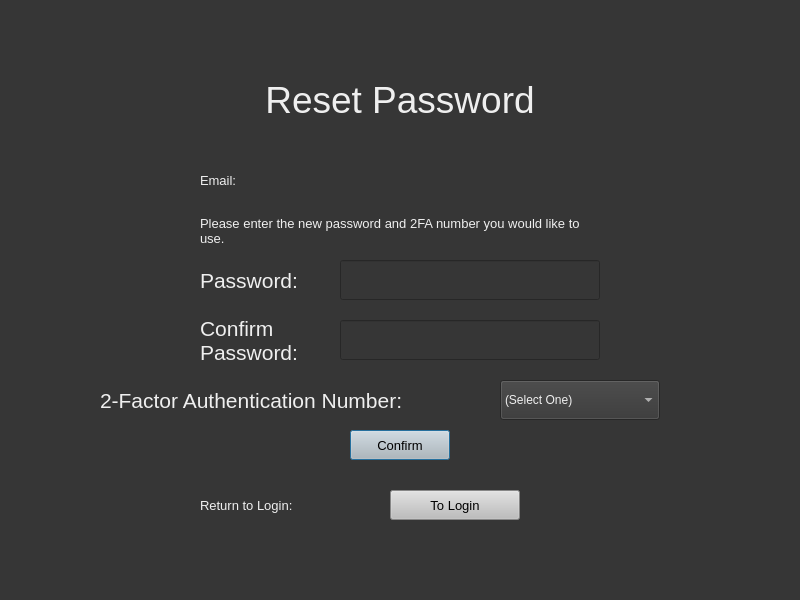
<?xml version="1.0" encoding="UTF-8"?>
<ui version="4.0">
 <class>Dialog</class>
 <widget class="QDialog" name="Dialog">
  <property name="enabled">
   <bool>true</bool>
  </property>
  <property name="geometry">
   <rect>
    <x>0</x>
    <y>0</y>
    <width>800</width>
    <height>600</height>
   </rect>
  </property>
  <property name="windowTitle">
   <string>Dialog</string>
  </property>
  <property name="styleSheet">
   <string notr="true">background-color: rgb(54, 54, 54);</string>
  </property>
  <widget class="QLabel" name="label">
   <property name="geometry">
    <rect>
     <x>200</x>
     <y>50</y>
     <width>400</width>
     <height>100</height>
    </rect>
   </property>
   <property name="styleSheet">
    <string notr="true">color: rgb(239, 239, 239);
font-size:28pt;</string>
   </property>
   <property name="text">
    <string>Reset Password</string>
   </property>
   <property name="alignment">
    <set>Qt::AlignCenter</set>
   </property>
  </widget>
  <widget class="QLabel" name="label_2">
   <property name="geometry">
    <rect>
     <x>200</x>
     <y>260</y>
     <width>131</width>
     <height>40</height>
    </rect>
   </property>
   <property name="styleSheet">
    <string notr="true">color: rgb(239, 239, 239);
font-size:16pt;</string>
   </property>
   <property name="text">
    <string>Password:</string>
   </property>
  </widget>
  <widget class="QPushButton" name="confirmButton">
   <property name="geometry">
    <rect>
     <x>350</x>
     <y>430</y>
     <width>100</width>
     <height>30</height>
    </rect>
   </property>
   <property name="styleSheet">
    <string notr="true">background-color: rgb(189, 189, 189);
font-size: 10pt ;</string>
   </property>
   <property name="text">
    <string>Confirm</string>
   </property>
  </widget>
  <widget class="QLineEdit" name="password">
   <property name="geometry">
    <rect>
     <x>340</x>
     <y>260</y>
     <width>260</width>
     <height>40</height>
    </rect>
   </property>
   <property name="styleSheet">
    <string notr="true">font-size: 14pt;
color: rgb(239, 239, 239);</string>
   </property>
   <property name="text">
    <string/>
   </property>
  </widget>
  <widget class="QLabel" name="label_4">
   <property name="geometry">
    <rect>
     <x>200</x>
     <y>210</y>
     <width>400</width>
     <height>41</height>
    </rect>
   </property>
   <property name="styleSheet">
    <string notr="true">color: rgb(239, 239, 239);
font-size:10pt;</string>
   </property>
   <property name="text">
    <string>Please enter the new password and 2FA number you would like to use.</string>
   </property>
   <property name="wordWrap">
    <bool>true</bool>
   </property>
  </widget>
  <widget class="QPushButton" name="loginButton">
   <property name="geometry">
    <rect>
     <x>390</x>
     <y>490</y>
     <width>130</width>
     <height>30</height>
    </rect>
   </property>
   <property name="styleSheet">
    <string notr="true">background-color: rgb(189, 189, 189);
font-size: 10pt ;</string>
   </property>
   <property name="text">
    <string>To Login</string>
   </property>
  </widget>
  <widget class="QLabel" name="label_5">
   <property name="geometry">
    <rect>
     <x>200</x>
     <y>490</y>
     <width>190</width>
     <height>30</height>
    </rect>
   </property>
   <property name="styleSheet">
    <string notr="true">color: rgb(239, 239, 239);
font-size:10pt;</string>
   </property>
   <property name="text">
    <string>Return to Login:</string>
   </property>
  </widget>
  <widget class="QLabel" name="label_6">
   <property name="geometry">
    <rect>
     <x>200</x>
     <y>170</y>
     <width>200</width>
     <height>21</height>
    </rect>
   </property>
   <property name="styleSheet">
    <string notr="true">color: rgb(239, 239, 239);
font-size:10pt;</string>
   </property>
   <property name="text">
    <string>Email:</string>
   </property>
   <property name="wordWrap">
    <bool>true</bool>
   </property>
  </widget>
  <widget class="QLabel" name="email">
   <property name="geometry">
    <rect>
     <x>400</x>
     <y>170</y>
     <width>200</width>
     <height>21</height>
    </rect>
   </property>
   <property name="styleSheet">
    <string notr="true">color: rgb(239, 239, 239);
font-size:10pt;</string>
   </property>
   <property name="text">
    <string/>
   </property>
   <property name="wordWrap">
    <bool>true</bool>
   </property>
  </widget>
  <widget class="QLabel" name="label_3">
   <property name="geometry">
    <rect>
     <x>200</x>
     <y>300</y>
     <width>131</width>
     <height>80</height>
    </rect>
   </property>
   <property name="styleSheet">
    <string notr="true">color: rgb(239, 239, 239);
font-size:16pt;</string>
   </property>
   <property name="text">
    <string>Confirm Password:</string>
   </property>
   <property name="wordWrap">
    <bool>true</bool>
   </property>
  </widget>
  <widget class="QLineEdit" name="passwordConfirm">
   <property name="geometry">
    <rect>
     <x>340</x>
     <y>320</y>
     <width>260</width>
     <height>40</height>
    </rect>
   </property>
   <property name="styleSheet">
    <string notr="true">font-size: 14pt;
color: rgb(239, 239, 239);</string>
   </property>
  </widget>
  <widget class="QComboBox" name="selection2FA">
   <property name="geometry">
    <rect>
     <x>500</x>
     <y>380</y>
     <width>160</width>
     <height>40</height>
    </rect>
   </property>
   <property name="styleSheet">
    <string notr="true">color: rgb(239, 239, 239);</string>
   </property>
   <item>
    <property name="text">
     <string>(Select One)</string>
    </property>
   </item>
   <item>
    <property name="text">
     <string>1</string>
    </property>
   </item>
   <item>
    <property name="text">
     <string>2</string>
    </property>
   </item>
   <item>
    <property name="text">
     <string>3</string>
    </property>
   </item>
  </widget>
  <widget class="QLabel" name="label_7">
   <property name="geometry">
    <rect>
     <x>100</x>
     <y>380</y>
     <width>400</width>
     <height>40</height>
    </rect>
   </property>
   <property name="styleSheet">
    <string notr="true">color: rgb(239, 239, 239);
font-size:16pt;</string>
   </property>
   <property name="text">
    <string>2-Factor Authentication Number:</string>
   </property>
  </widget>
 </widget>
 <resources/>
 <connections/>
</ui>
